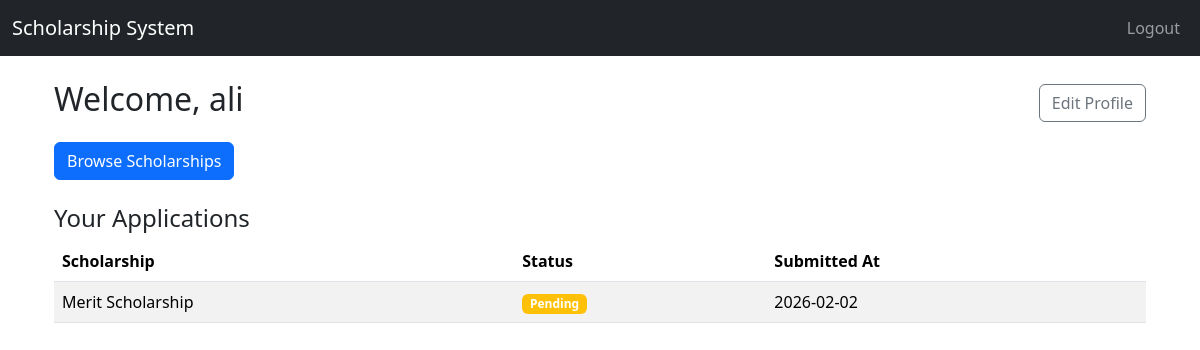
Page /student/dashboard (signed in) on the earlier database version.
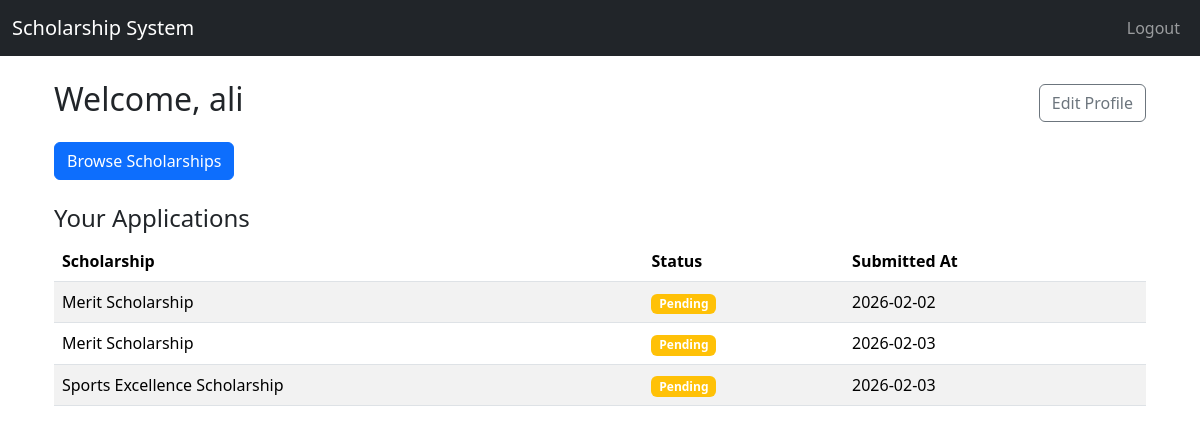
Same page on the later database version.
### app/models.py (models this page shows)
class Application(db.Model):
    __tablename__ = 'application'
    __table_args__ = {'extend_existing': True}
    id = db.Column(db.Integer, primary_key=True)
    student_id = db.Column(db.Integer, db.ForeignKey('user.id'), nullable=False)
    scholarship_id = db.Column(db.Integer, db.ForeignKey('scholarship.id'), nullable=False)
    reviewer_id = db.Column(db.Integer, db.ForeignKey('user.id'), nullable=True)
    documents = db.Column(db.Text)  # store file paths comma-separated
    status = db.Column(db.String(50), default="Pending")  # Pending, Reviewed, Accepted, Rejected
    submitted_at = db.Column(db.DateTime, default=datetime.utcnow)
    reviews = db.relationship('Review', backref='application', lazy=True)
    scholarship = db.relationship('Scholarship', backref='applications')
    student = db.relationship('User', foreign_keys=[student_id], backref='applications')
    form_data = db.Column(JSON)

class Scholarship(db.Model):
    id = db.Column(db.Integer, primary_key=True)
    title = db.Column(db.String(200), nullable=False)
    description = db.Column(db.Text)
    eligibility_criteria = db.Column(db.JSON)
    application_deadline = db.Column(db.DateTime)
    created_at = db.Column(db.DateTime, default=datetime.utcnow)
    documents_required = db.Column(db.Text)  # comma-separated list

### app/routes/student_routes.py (the view)
@student_bp.route('/dashboard')
@login_required
def dashboard():
    apps = Application.query.filter_by(student_id=current_user.id).all()
    return render_template('student/dashboard.html', applications=apps)

### app/templates/student/dashboard.html (shortened to what this page needs)
{% extends "base.html" %}
{% block content %}
<div class="container mt-4">
  <div class="d-flex justify-content-between align-items-center mb-3">
    <h2>Welcome, {{ current_user.username }}</h2>
    <a href="{{ url_for('student.profile') }}" class="btn btn-outline-secondary">
      Edit Profile
    </a>
  </div>
  <div class="mb-4">
    <a href="{{ url_for('student.scholarships') }}" class="btn btn-primary">
      Browse Scholarships
    </a>
  </div>
  <h4>Your Applications</h4>
  {% if applications %}
  <table class="table table-striped">
      <thead>
          <tr>
              <th>Scholarship</th>
              <th>Status</th>
              <th>Submitted At</th>
          </tr>
      </thead>
      <tbody>
          {% for app in applications %}
          <tr>
              <td>{{ app.scholarship.title }}</td>
              <td>
                <span class="badge
                  {% if app.status == 'Accepted' %}bg-success
                  {% elif app.status == 'Rejected' %}bg-danger
                  {% elif app.status == 'Reviewed' %}bg-info
                  {% else %}bg-warning{% endif %}">
                  {{ app.status }}
                </span>
              </td>
              <td>{{ app.submitted_at.strftime('%Y-%m-%d') }}</td>
          </tr>
          {% endfor %}
      </tbody>
  </table>
  {% else %}
    <p class="text-muted">You have not applied for any scholarships yet.</p>
  {% endif %}
</div>
{% endblock %}

Differences in the rows shown:
added Application: scholarship "Merit Scholarship", status "Pending", submitted_at "2026-02-03"
added Application: scholarship "Sports Excellence Scholarship", status "Pending", submitted_at "2026-02-03"
